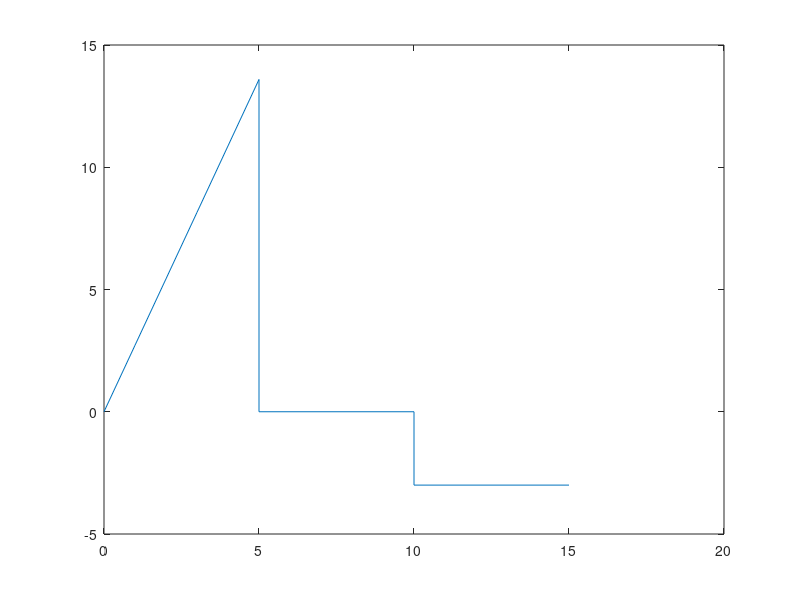

This figure's MATLAB source:
t1=0:5;
x1=t1.*exp(cos(2*pi.*t1));

t2=5:10;
x2=zeros(size(t2));

t3=10:15;
x3=[-3 -3 -3 -3 -3 -3];

t=[t1 t2 t3];
x=[x1 x2 x3];

plot(t,x)

